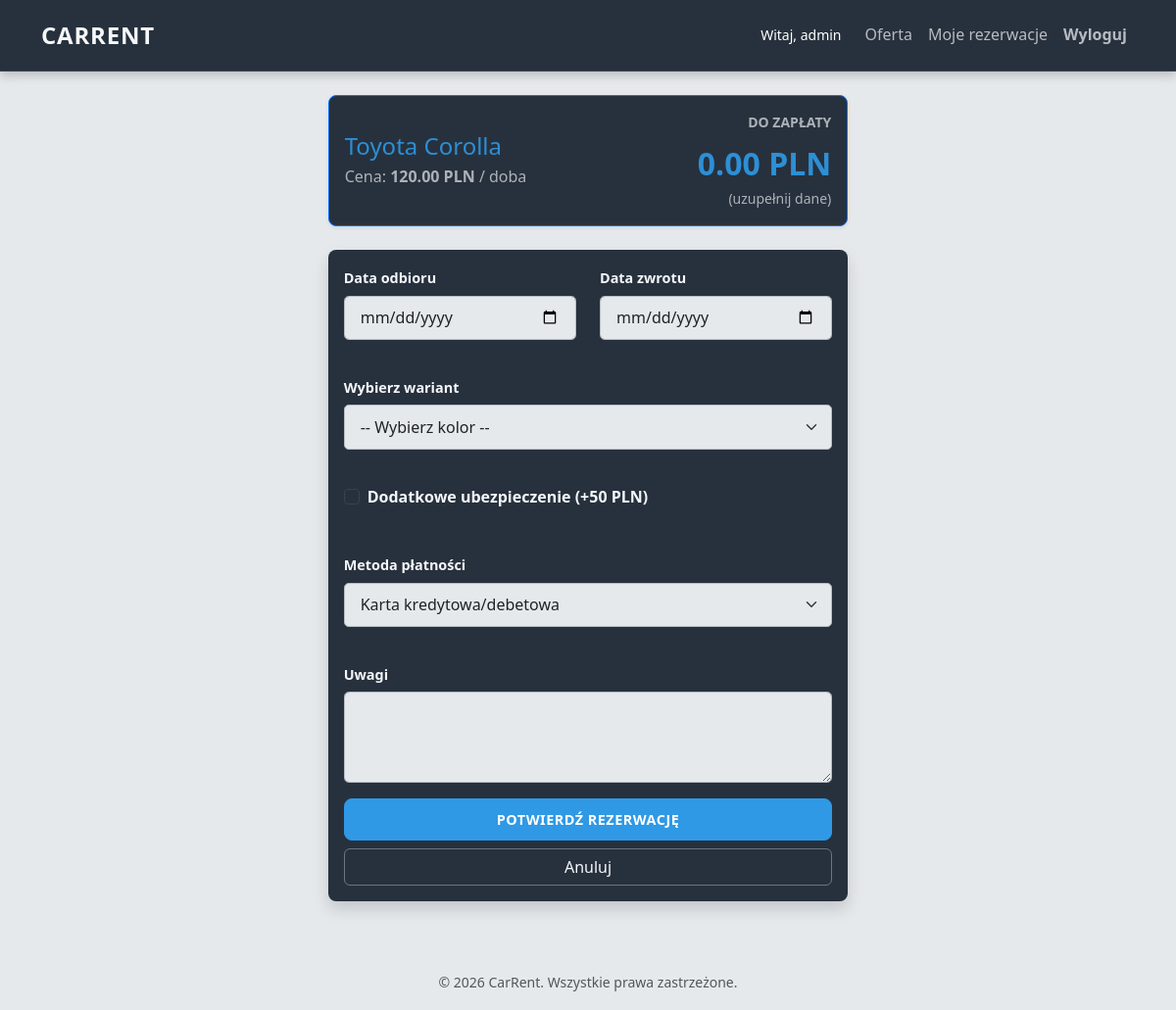
The page /book/7/ (signed in) on the database its author committed.
### service/models.py (models this page shows, shortened)
class Car(models.Model):
    GEARBOX_CHOICES = [('manual', 'Manualna'), ('automatic', 'Automatyczna')]
    brand = models.CharField(max_length=100, verbose_name="Marka")
    model = models.CharField(max_length=100, verbose_name="Model")
    category = models.ForeignKey(Category, on_delete=models.SET_NULL, null=True, related_name='cars',
                                 verbose_name="Kategoria")
    production_year = models.PositiveIntegerField(verbose_name="Rok produkcji")
    price_per_day = models.DecimalField(max_digits=6, decimal_places=2, verbose_name="Cena za dobę (PLN)")
    gearbox = models.CharField(max_length=20, choices=GEARBOX_CHOICES, default='manual', verbose_name="Skrzynia biegów")
    image = models.ImageField(upload_to='cars/', blank=True, null=True, verbose_name="Zdjęcie główne")
    description = models.TextField(verbose_name="Opis wyposażenia")
    class Meta:
        verbose_name = "Samochód"
        verbose_name_plural = "Samochody"

### service/views.py (the view)
# urls.py: path('book/<int:car_id>/', views.book_car, name='book_car'),
@login_required
def book_car(request, car_id):
    car = get_object_or_404(Car, pk=car_id)
    if request.method == 'POST':
        form = RentalForm(request.POST, car_id=car.id)
        if form.is_valid():
            rental = form.save(commit=False)
            rental.car = car
            rental.user = request.user
            rental.save()
            return redirect('my_rentals')
    else:
        form = RentalForm(car_id=car.id)
    return render(request, 'service/book_car.html', {'form': form, 'car': car})

### service/models.py (called while the page is built)
    @property
    def active_rentals_count(self):
        return self.rentals.filter(end_date__gte=timezone.now().date()).count()

    @property
    def available_quantity(self):
        count = self.quantity - self.active_rentals_count
        return max(0, count)

### service/templates/service/book_car.html (shortened to what this page needs)
{% extends 'service/base.html' %}
{% load l10n %}
{% block content %}
<div class="row justify-content-center">
    <div class="col-md-8">
        <div class="card mb-4 border-primary shadow-sm">
            <div class="card-body d-flex align-items-center justify-content-between" style="min-height: 110px;">
                <div>
                    <h4 class="mb-1 text-primary">{{ car.brand }} {{ car.model }}</h4>
                    <div class="text-muted">Cena: <strong>{{ car.price_per_day }} PLN</strong> / doba</div>
                </div>
                <div class="text-end">
                    <div class="text-muted small text-uppercase fw-bold mb-1">Do zapłaty</div>
                    <div id="live-cost-display" class="fs-2 fw-bold text-primary">0.00 PLN</div>
                    <div id="live-days-display" class="small text-muted">(wybierz daty)</div>
                </div>
            </div>
        </div>
        <div class="card shadow border-0">
            <div class="card-body">
                <form method="post" novalidate id="booking-form">
                    <div class="row">
                        <div class="col-md-6 mb-2">
                            <label class="form-label fw-bold">Data odbioru</label>
                            {{ form.start_date }}
                            <div class="validation-placeholder" id="start-error"></div>
                        </div>
                        <div class="col-md-6 mb-2">
                            <label class="form-label fw-bold">Data zwrotu</label>
                            {{ form.end_date }}
                            <div class="validation-placeholder" id="end-error"></div>
                        </div>
                        <div class="col-12 mb-2">
                            <label class="form-label fw-bold">Wybierz wariant</label>
                            {{ form.car_color }}
                            {% if form.car_color.errors %}
                                <div class="validation-placeholder">{{ form.car_color.errors.0 }}</div>
                            {% else %}
                                <div class="validation-placeholder" id="color-error"></div>
                            {% endif %}
                        </div>
                        <div class="col-12 mb-3">
                            <div class="form-check">
                                {{ form.insurance_accepted }}
                                <label class="form-check-label fw-bold" for="{{ form.insurance_accepted.id_for_label }}">
                                    Dodatkowe ubezpieczenie (+50 PLN)
                                </label>
                            </div>
                            <div class="validation-placeholder"></div>
                        </div>
                        <div class="col-12 mb-2">
                            <label class="form-label fw-bold">Metoda płatności</label>
                            {{ form.payment_method }}
                            <div class="validation-placeholder"></div>
                        </div>
                        <div class="col-12 mb-2">
                            <label class="form-label fw-bold">Uwagi</label>
                            {{ form.notes }}
                        </div>
                    </div>
                    <div class="d-grid gap-2 mt-2">
                        <button type="submit" class="btn btn-success btn-lg" id="submit-btn" disabled>Potwierdź rezerwację</button>
                        <a href="{% url 'car_detail' car.id %}" class="btn btn-outline-secondary">Anuluj</a>
                    </div>
                </form>
            </div>
        </div>
    </div>
</div>
{% endblock %}

### service/templates/service/base.html (shortened to what this page needs)
{% load static %}
<!DOCTYPE html>
<html lang="pl">
<head>
    <link href="https://cdn.jsdelivr.net/npm/bootstrap@5.3.0/dist/css/bootstrap.min.css" rel="stylesheet">
    <link href="{% static 'css/style.css' %}" rel="stylesheet">
</head>
<body>
    <nav class="navbar navbar-expand-lg navbar-dark bg-dark mb-4">
        <div class="container">
            <a class="navbar-brand fw-bold" href="{% url 'car_list' %}">CarRent</a>
            <div class="collapse navbar-collapse" id="navbarNav">
                <ul class="navbar-nav ms-auto">
                    {% if user.is_authenticated %}
                        <li class="nav-item d-flex align-items-center">
                            <span class="text-white me-3 small">Witaj, {{ user.first_name|default:user.username }}</span>
                        </li>
                    {% endif %}
                    <li class="nav-item">
                        <a class="nav-link nav-link-custom" href="{% url 'car_list' %}">Oferta</a>
                    </li>
                    {% if user.is_authenticated %}
                        <li class="nav-item">
                            <a class="nav-link nav-link-custom" href="{% url 'my_rentals' %}">Moje rezerwacje</a>
                        </li>
                        <li class="nav-item">
                            <a class="nav-link nav-link-custom logout-link fw-bold" href="{% url 'logout' %}">Wyloguj</a>
                        </li>
                    {% endif %}
                </ul>
            </div>
        </div>
    </nav>
<div class="container-custom"> {% block content %}
    {% endblock %}
</div>
    <footer class="text-center text-muted mt-5 mb-3 small">
        &copy; 2026 CarRent. Wszystkie prawa zastrzeżone.
    </footer>
</body>
</html>

### static/css/style.css (style rules this page uses)
:root { --color-bg-body: #e6e9ec; --color-bg-container: #27313d; --color-border-subtle: #344252; --color-accent: #2f99e5; --color-accent-hover: #2d8fd5; --color-text-light: #f5f7fa; --color-text-dark: #1f2328; --color-text-muted: #6b7280; --color-input-bg: #e6e9ec; --color-input-border: #b5bcc4; --color-error: #d9534f; }
body { background-color: var(--color-bg-body) !important; color: var(--color-text-dark); font-family: 'Segoe UI', Tahoma, Geneva, Verdana, sans-serif; line-height: 1.6; }
.container-custom { width: 100%; padding: 0 1rem; margin: 0 auto; }
@media (min-width: 992px) { .container-custom { max-width: 70%; } }
.navbar { background-color: var(--color-bg-container) !important; padding: 0.75rem 0; box-shadow: 0 4px 10px rgba(0,0,0,0.2); border-bottom: 1px solid rgba(255,255,255,0.1); color: var(--color-text-light); }
.navbar-brand { color: var(--color-text-light) !important; font-weight: 800; text-transform: uppercase; font-size: 1.5rem; letter-spacing: 0.05rem; }
.nav-link-custom { color: rgba(245,247,250,0.7); padding: 0.5rem 1rem; transition: color 0.3s; font-weight: 500; }
.card { background-color: var(--color-bg-container) !important; color: var(--color-text-light); border: 1px solid var(--color-border-subtle); border-radius: 0.5rem; margin-bottom: 1.5rem; overflow: hidden; transition: transform 0.2s, box-shadow 0.2s; box-shadow: 0 4px 6px rgba(0,0,0,0.15); }
.card * { color: inherit; }
.card .text-muted { color: rgba(245,247,250,0.65) !important; }
.form-label { font-weight: 600; font-size: 0.9rem; margin-bottom: 0.4rem; color: var(--color-text-light); }
.form-control, .form-select { background-color: var(--color-input-bg) !important; border: 1px solid var(--color-input-border); color: var(--color-text-dark); padding: 0.6rem 1rem; border-radius: 0.3rem; }
.form-control::placeholder { color: var(--color-text-muted); }
.form-check-label { color: var(--color-text-light); }
.form-check-input { background-color: transparent; border: 1px solid var(--color-border-subtle); }
.btn-primary, .btn-success { background-color: var(--color-accent) !important; border-color: var(--color-accent) !important; color: #fff; font-weight: 600; padding: 0.6rem 1.5rem; text-transform: uppercase; font-size: 0.9rem; letter-spacing: 0.5px; }
a { color: var(--color-accent-hover); text-decoration: none; }
.text-primary { color: var(--color-accent-hover) !important; }
.validation-placeholder { color: var(--color-error); font-weight: 600; font-size: 0.85rem; min-height: 1.5rem; margin-top: 0.25rem; }

### rows shown on the page
Car: brand "Toyota", model "Corolla", price_per_day "120.00"

### other values the page prints
{{ user.first_name|default:user.username }} "admin"
